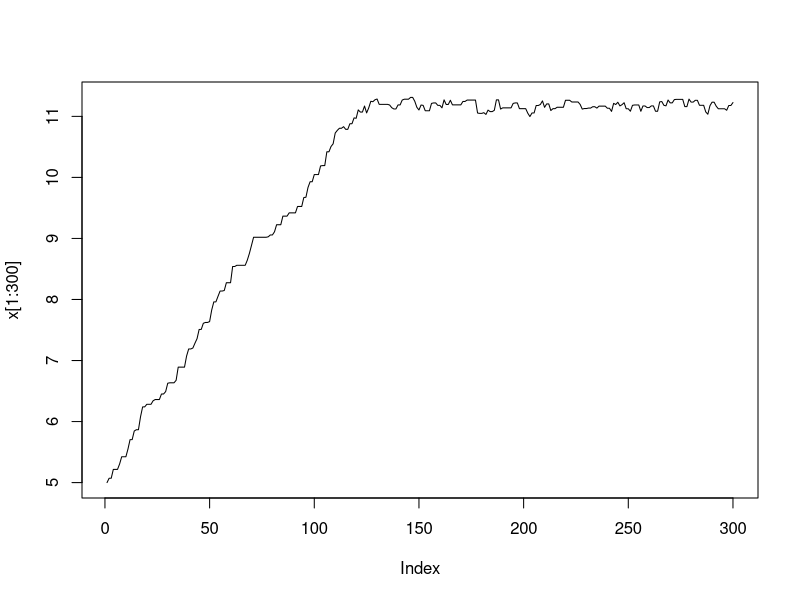
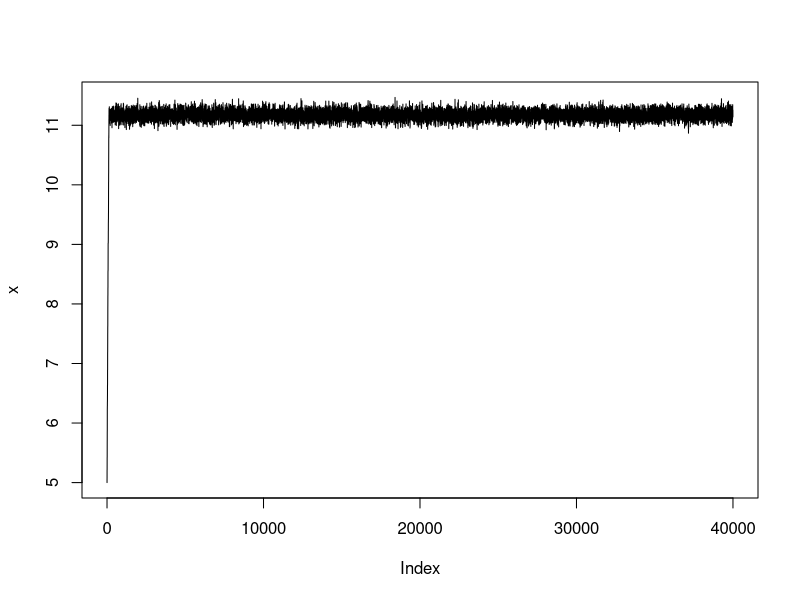
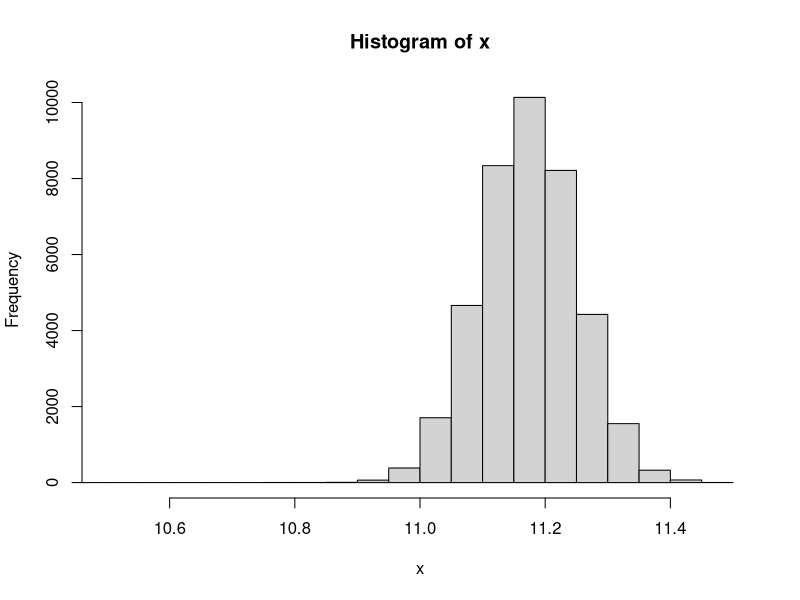
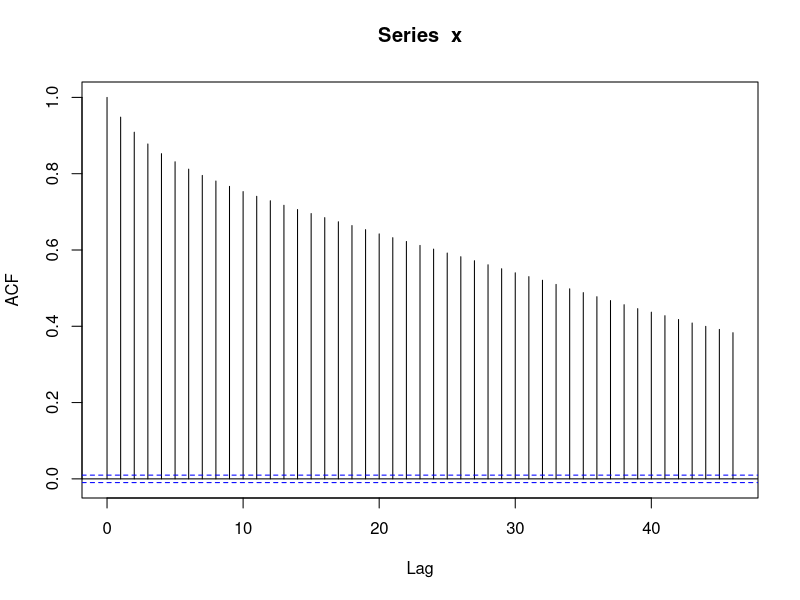
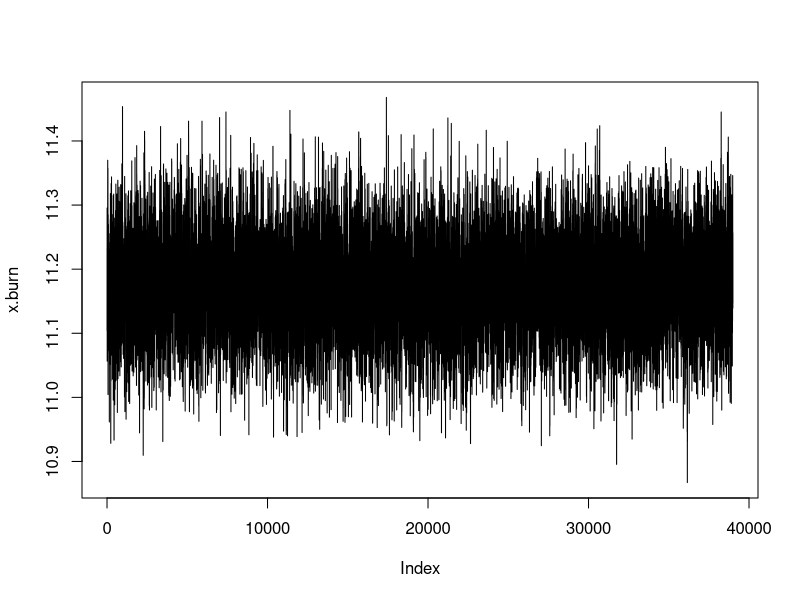
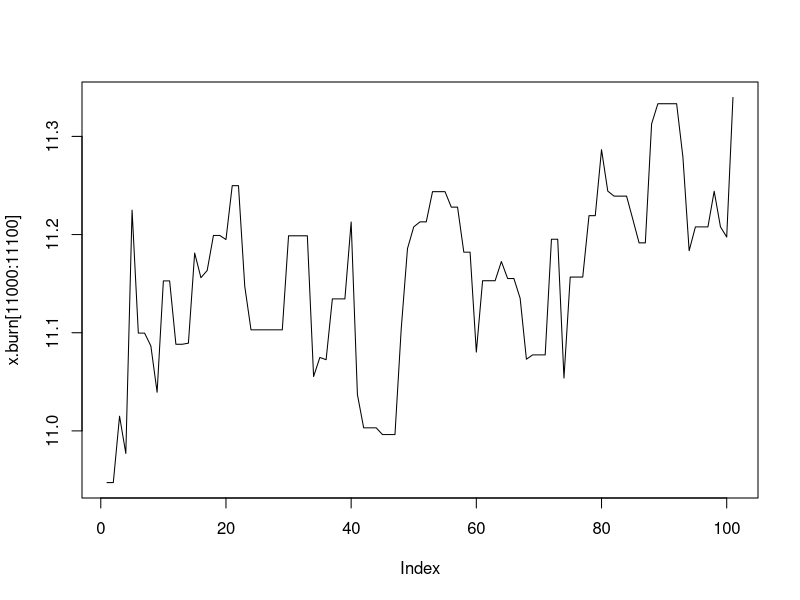
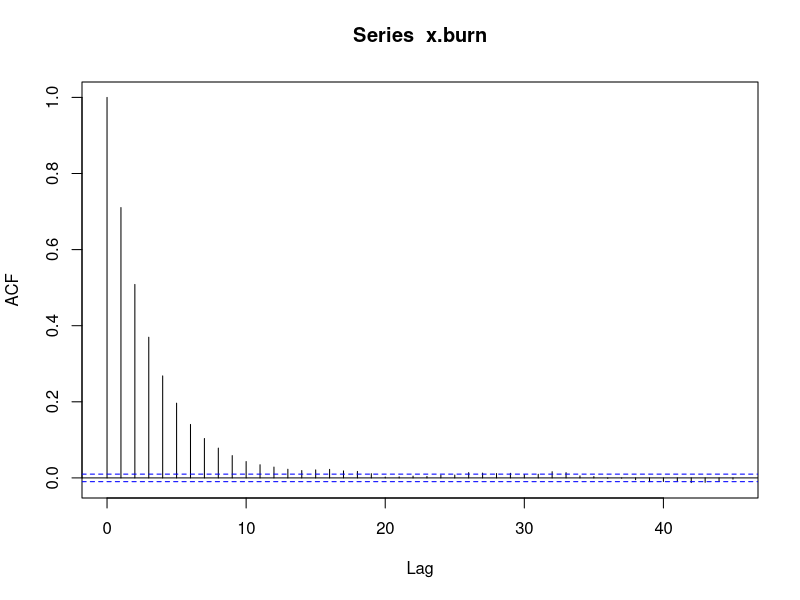
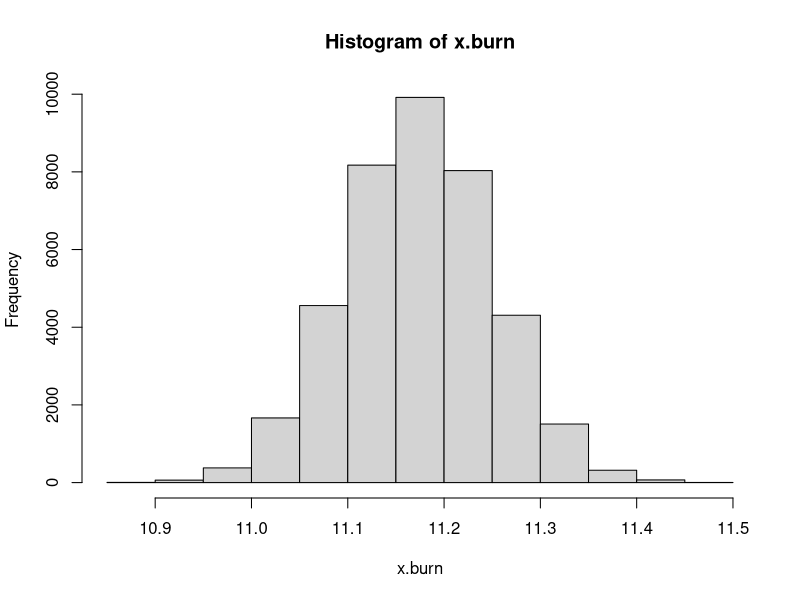

Generate these figures, in order, with R: (Note: this script raises an error after producing the figures.)
# Step by step introduction to MCMC
# Part II

# Here we are going to use the complete data set. This will require us to make a few changes to how we implement the algorithm.

###########
#complete data
setwd("/Users/ian/R/R scripts/Dll data/")
sct <- read.csv("dll.csv", h=T)
sct <-na.omit(sct$SCT)
mean(sct)
length(sct) # far more observations


# As sample sizes get larger, the probabilities become vanishingly small and as far as the computer is concerned = 0. So for larger sample sizes you need to log transform the probabilities.

#posterior calculator
log.post<- function(x) {
 sample.prob.2 <- dpois(x=sct, lambda=x, log=T)
 sum(sample.prob.2) + dunif(x,min=0,max=1000) #second part is the prior
 # adding log probabilities since we took the log on the previous line. Notice WE ARE NOT using the neg. log lik. just the log lik.
 }
 
 # the log.post we are using is the "target function"
 
 # A is the acceptance probability
N=40000
x = rep(0,N) # a vector with N values of 0. This replaces any previous values of x.

x[1] = 5

# now if you type x, the first number in the vector  is 5, followed by 9999 0s.



for(i in 2:N){
 currentx = x[i-1]
 proposedx = currentx + rnorm(1, mean=0, sd=0.1) # the jump from the old value to the proposed new value
 ifelse(proposedx > 0, proposedx, 0) # constrains the proposed x (lambda) to be 0 or greater
 A = exp(log.post(proposedx) - log.post(currentx)) # for using log transformed probabilities
    # you may wish to prove to your self that the above is the equivalent to initial ratio
 if(runif(1) < A){
  x[i] = proposedx       # accept move with probability min(1,A). 
   } else {
   x[i] = currentx        # otherwise "reject" move, and stay where we are
 }
}



# we can make a few plots of x:
plot(x[1:300], type="l") # how long to approach the stationary distribution
plot(x, type="l")
hist(x, xlim=c(10.5,11.5), breaks=100) 
acf(x) #plotting correlation between successive values of X - lag is # steps
acf(x, plot=F)

mean(x)
sd(x)

# we can remove the burn in (i.e. to remove the effect of the starting values). This makes a difference for virtually everything.
x.burn <- x[1001:N] # We are treating the first 10000 steps as burn in.
length(x.burn)
plot(x.burn, type="l") # This seems like it is mixing well... but look closely at say 100 values (this will depend on jump probabilities)
plot(x.burn[11000:11100], type="l") # for sd=0.1 this is not bad
acf(x.burn)
hist(x.burn)
mean(x.burn)
sd(x.burn) # the standard error of the iterations

# Exercise # How do things change when you use all of the iterations, vs burn-in after 50, 100, 500, 1000, 10000 iterations? 

# Exercise. How do things change when using different jump sizes for the proposedx?

### thinning the herd
acf(x.burn)
# If you think that the acf's are too high, but the chain is mixing well you can use a thinning approach

# here is a home-made thinning
thin <- seq(1,39000, by=10) # this produces a sequence of numbers from 1 to 30000 by values of 10
x.burn.thin <- x.burn[thin] # pulls out every 10th value
length(x.burn.thin)
acf(x.burn.thin)
mean(x.burn.thin)
plot(x.burn.thin, type="l")
plot(x.burn.thin[1:100], type="l")
hist(x.burn.thin)
var(x.burn.thin)
plot(density(x.burn.thin, adjust=1.5), xlim=c(10,14))
# in this case it did not make much of a difference

curve(dunif(x,min=10, max=14),10,14, add=T, col="red") # prior
###
# we can use some of the pre-built functions in the coda package to help look
require(coda)
 
x.mcmc <- mcmc(x.burn.thin)
plot(x.mcmc)
length(x.mcmc)
effectiveSize(x.mcmc) # uses information from chain acf to figure out how much information is actually there.

x.big.mcmc <- mcmc(x.burn)
effectiveSize(x.big.mcmc)
raftery.diag(x.mcmc)

summary(x.mcmc) # compare to our original results
HPDinterval(x.mcmc)  # confidence intervals on our estimates

#let's compare to the confidence intervals from the likelihood profile.
require(stats4)
log.lik.SCT<- function(l=7) {
 sample.prob.2 <- dpois(sct, lambda=l, log=T)
 -sum(sample.prob.2)} 
mle.sct <- mle(log.lik.SCT, start=list(l=8), method="BFGS")
confint(mle.sct)


####
#Posterior mode (to compare to likelihood)
# THis code is really ugly. Turn it into a nice function.
den <- density(x.burn.thin, adjust=1.5) # approximate density of posterior
den.1 <- unlist(den[2]) # extract heights of approximate density (unlist to remove list class)
max.den <- as.numeric(which.max(den.1)) # find the maximum point for the height of the density
den.2 <- unlist(den[1]) # extract data values corresponding to density
den.2[max.den] # Posterior mode 
mean(x.burn.thin) #posterior mean

mean(sct) # Method of moments mean. Pretty similar even without thinning.

fitdistr(sct,densfun="poisson") #MLE


### add more from my original MCMC tutorial.

 # exercise1 .. playing with starting values. DO things converge to the same stationary distribution?
 
 # Clearly some issues with auto-correlation. We could change the jump size (try 2), or use one of the better algorithms.
 
 
 #####
 ### Exercises
 ####
 
 


# Ok, so far we have done the analysis as if the the prior was completely flat, such that the probability from the prior distribution will always be a constant, which can be divided out (so if effect, it is only the likelihood that is left)


# THe first question is what is a good prior distribution for lambda?  Lambda has to be zero or positive, but we want a continuous distribution. Thoughts?

# two reasonable choices may be gamma (which is often used)  or log-normal. Which one is the conjugate prior for the Poisson distribution? Why?


curve(dgamma(x,shape=39.47, scale=0.283),0,30)  # Where do you think I got these parameter values from?

log.post<- function(x) {
 sample.prob.2 <- dpois(x=sct, lambda=x, log=T)
 sum(sample.prob.2)+ dgamma(x,shape=39.47,scale=0.283) #second part is the prior
 # adding log probabilities since we took the log on the previous line. Notice WE ARE NOT using the neg. log lik. just the log lik.
 }


#run everything as we did above
plot(density(x.burn.thin), xlim=c(5,15))

curve(dgamma(x,shape=39.47, scale=0.283),5,15, add=T, col="red") 
